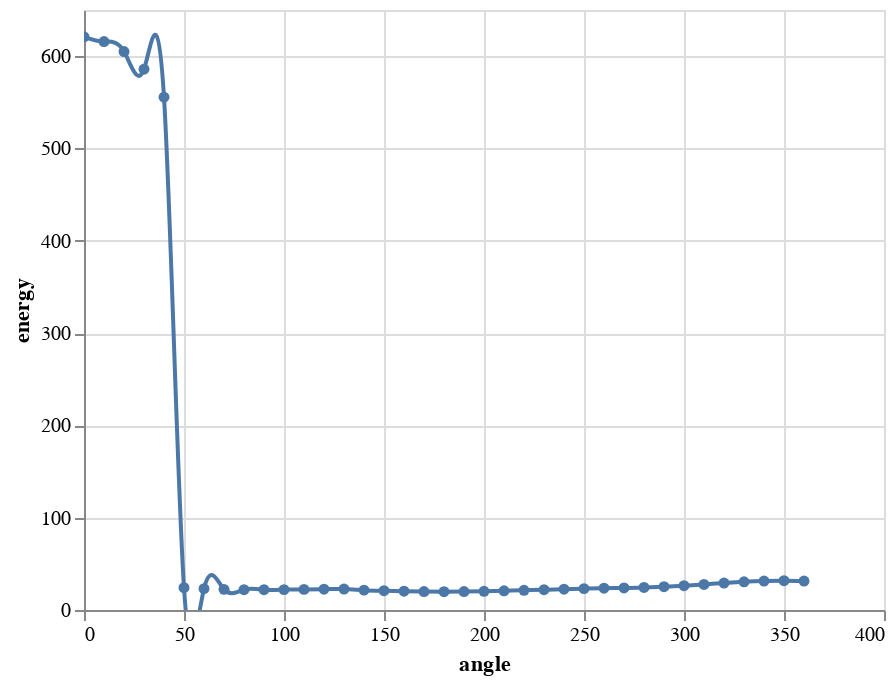

Notebook code cell kept with this figure:
### Code cell
# code that should work in theory

from rdkit.Chem import rdMolTransforms
import altair as alt
import copy
import pandas as pd
from rdkit.Chem import rdForceFieldHelpers
from rdkit.Chem import ChemicalForceFields

conformer=mol.GetConformer(0)

m2=copy.deepcopy(mol)
mp2 = AllChem.MMFFGetMoleculeProperties(m2)
energy=[]
confid=0
angles=range(0,370,10)
for angle in angles:
    confid+=1
    ff2 = AllChem.MMFFGetMoleculeForceField(m2, mp2)
    ff2.MMFFAddTorsionConstraint(1,2,3,4, False, angle - .1, angle + .1, 10000.0)
    ff2.Minimize()
    energy.append(ff2.CalcEnergy())

    xyz=ff2.Positions()
    new_conf = Chem.Conformer(mol.GetNumAtoms())
    for i in range(mol.GetNumAtoms()):
        new_conf.SetAtomPosition(i, (m2.GetConformer(-1).GetAtomPosition(i)))
    new_conf.SetId(confid)
    mol.AddConformer(new_conf)


dfrdkit = pd.DataFrame({'angle':angles, 'energy':energy})
alt.Chart(dfrdkit).mark_line(point=True,interpolate="natural").encode(
    alt.X('angle:Q',
        scale=alt.Scale(zero=False)
    ),
    alt.Y('energy:Q',
        scale=alt.Scale(zero=False)
    )
).interactive()

### Figure 1 — Vega-Lite specification as saved in the notebook (floating-point values rounded to 4 significant figures)
{"config": {"view": {"continuousWidth": 400, "continuousHeight": 300}}, "data": {"name": "data-5a8628b2fe510fdf9ee991259367ef16"}, "mark": {"type": "line", "interpolate": "natural", "point": true}, "encoding": {"x": {"type": "quantitative", "field": "angle", "scale": {"zero": false}}, "y": {"type": "quantitative", "field": "energy", "scale": {"zero": false}}}, "selection": {"selector004": {"type": "interval", "bind": "scales", "encodings": ["x", "y"]}}, "$schema": "https://vega.github.io/schema/vega-lite/v4.8.1.json", "datasets": {"data-5a8628b2fe510fdf9ee991259367ef16": [{"angle": 0, "energy": 621.0}, {"angle": 10, "energy": 615.8}, {"angle": 20, "energy": 605.0}, {"angle": 30, "energy": 585.9}, {"angle": 40, "energy": 555.5}, {"angle": 50, "energy": 24.17}, {"angle": 60, "energy": 23.05}, {"angle": 70, "energy": 22.36}, {"angle": 80, "energy": 22.01}, {"angle": 90, "energy": 21.95}, {"angle": 100, "energy": 22.09}, {"angle": 110, "energy": 22.32}, {"angle": 120, "energy": 22.56}, {"angle": 130, "energy": 22.7}, {"angle": 140, "energy": 21.51}, {"angle": 150, "energy": 20.88}, {"angle": 160, "energy": 20.33}, {"angle": 170, "energy": 19.97}, {"angle": 180, "energy": 19.84}, {"angle": 190, "energy": 19.94}, {"angle": 200, "energy": 20.27}, {"angle": 210, "energy": 20.77}, {"angle": 220, "energy": 21.36}, {"angle": 230, "energy": 21.97}, {"angle": 240, "energy": 22.56}, {"angle": 250, "energy": 23.14}, {"angle": 260, "energy": 23.64}, {"angle": 270, "energy": 23.86}, {"angle": 280, "energy": 24.43}, {"angle": 290, "energy": 25.23}, {"angle": 300, "energy": 26.34}, {"angle": 310, "energy": 27.72}, {"angle": 320, "energy": 29.2}, {"angle": 330, "energy": 30.51}, {"angle": 340, "energy": 31.39}, {"angle": 350, "energy": 31.7}, {"angle": 360, "energy": 31.41}]}}
